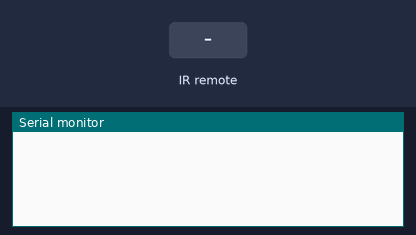
Bench run of a sketch on a simulated Arduino Uno, built with avr-gcc and run on an emulated ATmega328P. Parts: the last lines printed to the serial monitor. Inputs (shaded band) come from the test bench.

Above: at 1.2 s.
1.3 s: infrared code 0xFFA25D received
At 1.7 s:
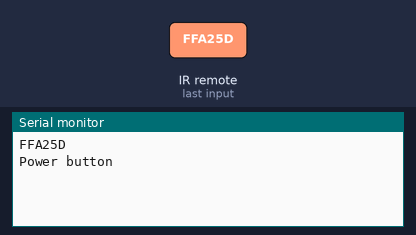
2.8 s: infrared code 0xFFE21D received
At 4.0 s:
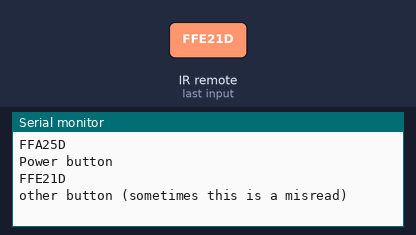
4.3 s: infrared code 0xFF629D received
At 5.2 s:
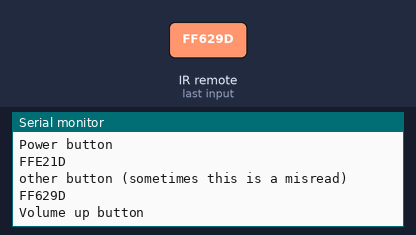
5.8 s: infrared code 0xFF22DD received
At 6.3 s:
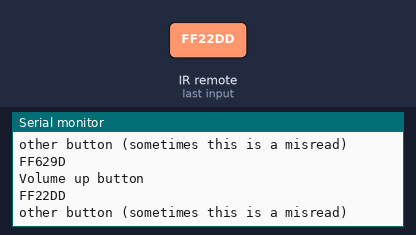
7.3 s: infrared code 0xFF02FD received
At 8.5 s:
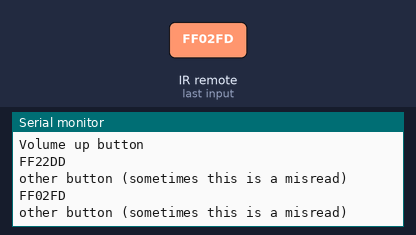
8.8 s: infrared code 0xFFC23D received
At 9.8 s:
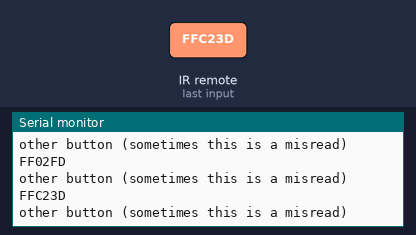

Measured:
- after the input at 1.3 s, the serial monitor: prints a new line at once (image 1)
- after the input at 2.8 s, the serial monitor: prints a new line at once (image 2)
- after the input at 4.3 s, the serial monitor: prints a new line at once (image 3)
- after the input at 5.8 s, the serial monitor: prints a new line at once (image 4)
- after the input at 7.3 s, the serial monitor: prints a new line at once (image 5)
- after the input at 8.8 s, the serial monitor: prints a new line at once (image 6)

The sketch:

IR_Receiver_example.ino
```cpp
/*
The button codes match the remote provided in the Elegoo starter kit.
https://www.elegoo.com/product/elegoo-uno-project-super-starter-kit/
*/

#include "IRremote.h"

int RECV_PIN = 11;


IRrecv irrecv(RECV_PIN);

decode_results results;


unsigned long getIR()
{
  if (irrecv.decode(&results))
  {
    unsigned long valueToReturn = results.value;

    // resume watching for inputs
    irrecv.resume();

    return valueToReturn;
  }
  else
  {
    return 0;
  }
}


#define BTN_POWER   0xFFA25D
#define BTN_FUNC_STOP  0xFFE21D
#define BTN_VOL_UP  0xFF629D
#define BTN_FAST_BACK   0xFF22DD
#define BTN_PAUSE   0xFF02FD
#define BTN_FAST_FORWARD  0xFFC23D
#define BTN_DOWN   0xFFE01F
#define BTN_VOL_DOWN   0xFFA857
#define BTN_UP   0xFF906F
#define BTN_EQ   0xFF9867
#define BTN_ST_REPT   0xFFB04F
#define BTN_0   0xFF6897
#define BTN_1   0xFF30CF
#define BTN_2   0xFF18E7
#define BTN_3   0xFF7A85
#define BTN_4   0xFF10EF
#define BTN_5   0xFF38C7
#define BTN_6   0xFF5AA5
#define BTN_7   0xFF42BD
#define BTN_8   0xFF4AB5
#define BTN_9   0xFF52AD
// this one is special - it means you're holding down a button
#define BTN_REPEAT  0xFFFFFFFF


void setup()
{
  Serial.begin(9600);
  irrecv.enableIRIn();
}


void loop()
{
  unsigned long irSig = getIR();

  // zero means no signal
  if (irSig > 0)
  {

    Serial.println(irSig, HEX);

    if (irSig == BTN_POWER)
    {
      Serial.println("Power button");
    }
    else if (irSig == BTN_VOL_UP)
    {
      Serial.println("Volume up button");
    }
    else if (irSig == BTN_REPEAT)
    {
      Serial.println("you're still holding the same button");
    }
    else
    {
      Serial.println("other button (sometimes this is a misread)");
    }
  }

}
```
